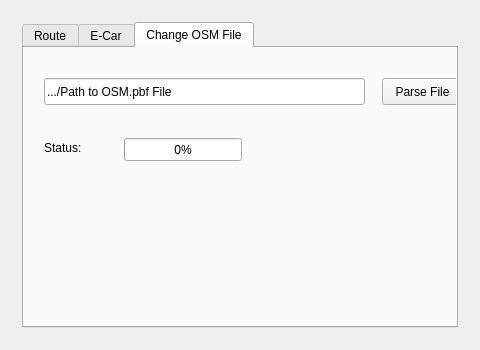
<?xml version="1.0" encoding="UTF-8"?>
<ui version="4.0">
 <class>Widget</class>
 <widget class="QWidget" name="Widget">
  <property name="geometry">
   <rect>
    <x>0</x>
    <y>0</y>
    <width>480</width>
    <height>350</height>
   </rect>
  </property>
  <property name="windowTitle">
   <string>Widget</string>
  </property>
  <layout class="QVBoxLayout" name="verticalLayout">
   <item>
    <widget class="QWidget" name="topWidget" native="true">
     <layout class="QGridLayout" name="gridLayout_2">
      <item row="0" column="1">
       <widget class="QTabWidget" name="tabWidget">
        <property name="currentIndex">
         <number>2</number>
        </property>
        <widget class="QWidget" name="route">
         <attribute name="title">
          <string>Route</string>
         </attribute>
         <layout class="QGridLayout" name="gridLayout_3">
          <item row="0" column="0" colspan="2">
           <layout class="QGridLayout" name="gridLayout">
            <item row="1" column="2">
             <widget class="QLineEdit" name="startLatitude"/>
            </item>
            <item row="2" column="2">
             <widget class="QLineEdit" name="endLatitude"/>
            </item>
            <item row="0" column="1">
             <widget class="QLabel" name="longitudeLabel">
              <property name="text">
               <string>Longitude</string>
              </property>
             </widget>
            </item>
            <item row="2" column="0">
             <widget class="QRadioButton" name="endRadio">
              <property name="text">
               <string>End</string>
              </property>
             </widget>
            </item>
            <item row="1" column="1">
             <widget class="QLineEdit" name="startLongitude"/>
            </item>
            <item row="1" column="3">
             <widget class="QPushButton" name="calculateButton">
              <property name="text">
               <string>Route berechnen</string>
              </property>
             </widget>
            </item>
            <item row="0" column="2">
             <widget class="QLabel" name="latitudeLabel">
              <property name="text">
               <string>Latitude</string>
              </property>
             </widget>
            </item>
            <item row="1" column="0">
             <widget class="QRadioButton" name="startRadio">
              <property name="text">
               <string>Start</string>
              </property>
             </widget>
            </item>
            <item row="2" column="1">
             <widget class="QLineEdit" name="endLongitude"/>
            </item>
            <item row="3" column="0">
             <widget class="QRadioButton" name="noneRadio">
              <property name="text">
               <string>None</string>
              </property>
              <property name="checked">
               <bool>true</bool>
              </property>
             </widget>
            </item>
            <item row="2" column="3">
             <widget class="QComboBox" name="movementType">
              <item>
               <property name="text">
                <string>Auto</string>
               </property>
              </item>
              <item>
               <property name="text">
                <string>Fahrrad</string>
               </property>
              </item>
              <item>
               <property name="text">
                <string>Fußgänger</string>
               </property>
              </item>
             </widget>
            </item>
            <item row="3" column="3">
             <widget class="QComboBox" name="optimizeBy">
              <item>
               <property name="text">
                <string>Schnellste</string>
               </property>
              </item>
              <item>
               <property name="text">
                <string>Kürzeste</string>
               </property>
              </item>
             </widget>
            </item>
           </layout>
          </item>
         </layout>
        </widget>
        <widget class="QWidget" name="ecar">
         <attribute name="title">
          <string>E-Car</string>
         </attribute>
         <widget class="QCheckBox" name="isECar">
          <property name="geometry">
           <rect>
            <x>10</x>
            <y>10</y>
            <width>121</width>
            <height>20</height>
           </rect>
          </property>
          <property name="text">
           <string>Route für E-Car</string>
          </property>
         </widget>
         <widget class="QLineEdit" name="ecarReach">
          <property name="geometry">
           <rect>
            <x>80</x>
            <y>50</y>
            <width>271</width>
            <height>22</height>
           </rect>
          </property>
         </widget>
         <widget class="QLabel" name="ecarReachLabel">
          <property name="geometry">
           <rect>
            <x>10</x>
            <y>50</y>
            <width>71</width>
            <height>16</height>
           </rect>
          </property>
          <property name="text">
           <string>Reichweite</string>
          </property>
         </widget>
         <widget class="QComboBox" name="reachUnit">
          <property name="geometry">
           <rect>
            <x>360</x>
            <y>50</y>
            <width>72</width>
            <height>22</height>
           </rect>
          </property>
          <item>
           <property name="text">
            <string>Km</string>
           </property>
          </item>
         </widget>
        </widget>
        <widget class="QWidget" name="Settings">
         <attribute name="title">
          <string>Change OSM File</string>
         </attribute>
         <widget class="QLineEdit" name="filePath">
          <property name="geometry">
           <rect>
            <x>20</x>
            <y>30</y>
            <width>321</width>
            <height>27</height>
           </rect>
          </property>
          <property name="text">
           <string>.../Path to OSM.pbf File</string>
          </property>
         </widget>
         <widget class="QPushButton" name="loadFile">
          <property name="geometry">
           <rect>
            <x>358</x>
            <y>30</y>
            <width>81</width>
            <height>27</height>
           </rect>
          </property>
          <property name="text">
           <string>Parse File</string>
          </property>
         </widget>
         <widget class="QLabel" name="statusLabel">
          <property name="geometry">
           <rect>
            <x>20</x>
            <y>90</y>
            <width>51</width>
            <height>20</height>
           </rect>
          </property>
          <property name="text">
           <string>Status:</string>
          </property>
         </widget>
         <widget class="QProgressBar" name="progressBar">
          <property name="geometry">
           <rect>
            <x>100</x>
            <y>90</y>
            <width>118</width>
            <height>23</height>
           </rect>
          </property>
          <property name="maximum">
           <number>8</number>
          </property>
          <property name="value">
           <number>0</number>
          </property>
         </widget>
        </widget>
       </widget>
      </item>
     </layout>
    </widget>
   </item>
  </layout>
 </widget>
 <layoutdefault spacing="6" margin="11"/>
 <resources/>
 <connections/>
</ui>
